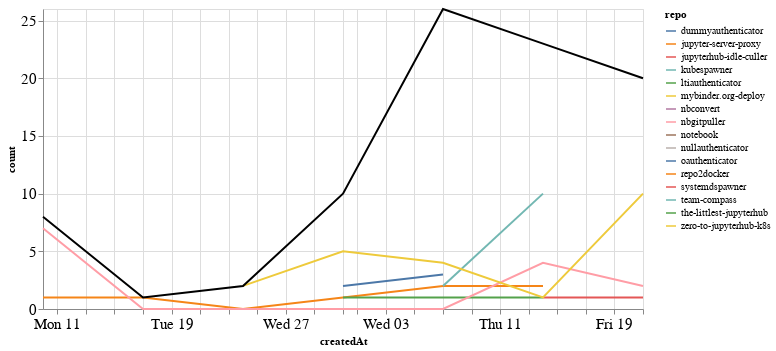

Here is the notebook cell this chart was saved with:
### Markdown cell above
### Comments

### Code cell
comments_time = comments.groupby('repo').resample('W', on='createdAt').count()['author'].reset_index()
comments_time = comments_time.rename(columns={'author': 'count'})
comments_time_total = comments_time.groupby('createdAt').agg({"count": "sum"}).reset_index()
ch1 = alt.Chart(comments_time, width=600).mark_line().encode(
    x='createdAt',
    y='count',
    color='repo',
    tooltip="repo"
)

ch2 = alt.Chart(comments_time_total, width=600).mark_line(color="black").encode(
    x='createdAt',
    y='count',
)

ch1 + ch2

### Figure 1 — Vega-Lite specification as saved in the notebook (floating-point values rounded to 4 significant figures)
{"config": {"axisLeft": {"labelFontSize": 15}, "axisBottom": {"labelFontSize": 15}}, "layer": [{"data": {"name": "data-aa05b051cbffd7efad66a31ddff5cd1f"}, "mark": "line", "encoding": {"color": {"type": "nominal", "field": "repo"}, "tooltip": {"type": "nominal", "field": "repo"}, "x": {"type": "temporal", "field": "createdAt"}, "y": {"type": "quantitative", "field": "count"}}, "width": 600}, {"data": {"name": "data-91c27d0b8df41c6ee22d019edc189895"}, "mark": {"type": "line", "color": "black"}, "encoding": {"x": {"type": "temporal", "field": "createdAt"}, "y": {"type": "quantitative", "field": "count"}}, "width": 600}], "$schema": "https://vega.github.io/schema/vega-lite/v4.8.1.json", "datasets": {"data-aa05b051cbffd7efad66a31ddff5cd1f": [{"repo": "dummyauthenticator", "createdAt": "2021-02-14T00:00:00", "count": 1}, {"repo": "jupyter-server-proxy", "createdAt": "2021-01-10T00:00:00", "count": 1}, {"repo": "jupyter-server-proxy", "createdAt": "2021-01-17T00:00:00", "count": 1}, {"repo": "jupyter-server-proxy", "createdAt": "2021-01-24T00:00:00", "count": 0}, {"repo": "jupyter-server-proxy", "createdAt": "2021-01-31T00:00:00", "count": 1}, {"repo": "jupyter-server-proxy", "createdAt": "2021-02-07T00:00:00", "count": 2}, {"repo": "jupyter-server-proxy", "createdAt": "2021-02-14T00:00:00", "count": 2}, {"repo": "jupyterhub-idle-culler", "createdAt": "2021-01-31T00:00:00", "count": 1}, {"repo": "kubespawner", "createdAt": "2021-02-21T00:00:00", "count": 6}, {"repo": "ltiauthenticator", "createdAt": "2021-01-31T00:00:00", "count": 1}, {"repo": "ltiauthenticator", "createdAt": "2021-02-07T00:00:00", "count": 1}, {"repo": "ltiauthenticator", "createdAt": "2021-02-14T00:00:00", "count": 1}, {"repo": "mybinder.org-deploy", "createdAt": "2021-02-14T00:00:00", "count": 1}, {"repo": "nbconvert", "createdAt": "2021-02-07T00:00:00", "count": 12}, {"repo": "nbgitpuller", "createdAt": "2021-01-10T00:00:00", "count": 7}, {"repo": "nbgitpuller", "createdAt": "2021-01-17T00:00:00", "count": 0}, {"repo": "nbgitpuller", "createdAt": "2021-01-24T00:00:00", "count": 0}, {"repo": "nbgitpuller", "createdAt": "2021-01-31T00:00:00", "count": 0}, {"repo": "nbgitpuller", "createdAt": "2021-02-07T00:00:00", "count": 0}, {"repo": "nbgitpuller", "createdAt": "2021-02-14T00:00:00", "count": 4}, {"repo": "nbgitpuller", "createdAt": "2021-02-21T00:00:00", "count": 2}, {"repo": "notebook", "createdAt": "2021-02-07T00:00:00", "count": 2}, {"repo": "nullauthenticator", "createdAt": "2021-02-14T00:00:00", "count": 1}, {"repo": "oauthenticator", "createdAt": "2021-01-31T00:00:00", "count": 2}, {"repo": "oauthenticator", "createdAt": "2021-02-07T00:00:00", "count": 3}, {"repo": "repo2docker", "createdAt": "2021-02-21T00:00:00", "count": 1}, {"repo": "systemdspawner", "createdAt": "2021-02-14T00:00:00", "count": 1}, {"repo": "systemdspawner", "createdAt": "2021-02-21T00:00:00", "count": 1}, {"repo": "team-compass", "createdAt": "2021-02-07T00:00:00", "count": 2}, {"repo": "team-compass", "createdAt": "2021-02-14T00:00:00", "count": 10}, {"repo": "the-littlest-jupyterhub", "createdAt": "2021-02-14T00:00:00", "count": 1}, {"repo": "zero-to-jupyterhub-k8s", "createdAt": "2021-01-24T00:00:00", "count": 2}, {"repo": "zero-to-jupyterhub-k8s", "createdAt": "2021-01-31T00:00:00", "count": 5}, {"repo": "zero-to-jupyterhub-k8s", "createdAt": "2021-02-07T00:00:00", "count": 4}, {"repo": "zero-to-jupyterhub-k8s", "createdAt": "2021-02-14T00:00:00", "count": 1}, {"repo": "zero-to-jupyterhub-k8s", "createdAt": "2021-02-21T00:00:00", "count": 10}], "data-91c27d0b8df41c6ee22d019edc189895": [{"createdAt": "2021-01-10T00:00:00", "count": 8}, {"createdAt": "2021-01-17T00:00:00", "count": 1}, {"createdAt": "2021-01-24T00:00:00", "count": 2}, {"createdAt": "2021-01-31T00:00:00", "count": 10}, {"createdAt": "2021-02-07T00:00:00", "count": 26}, {"createdAt": "2021-02-14T00:00:00", "count": 23}, {"createdAt": "2021-02-21T00:00:00", "count": 20}]}}
